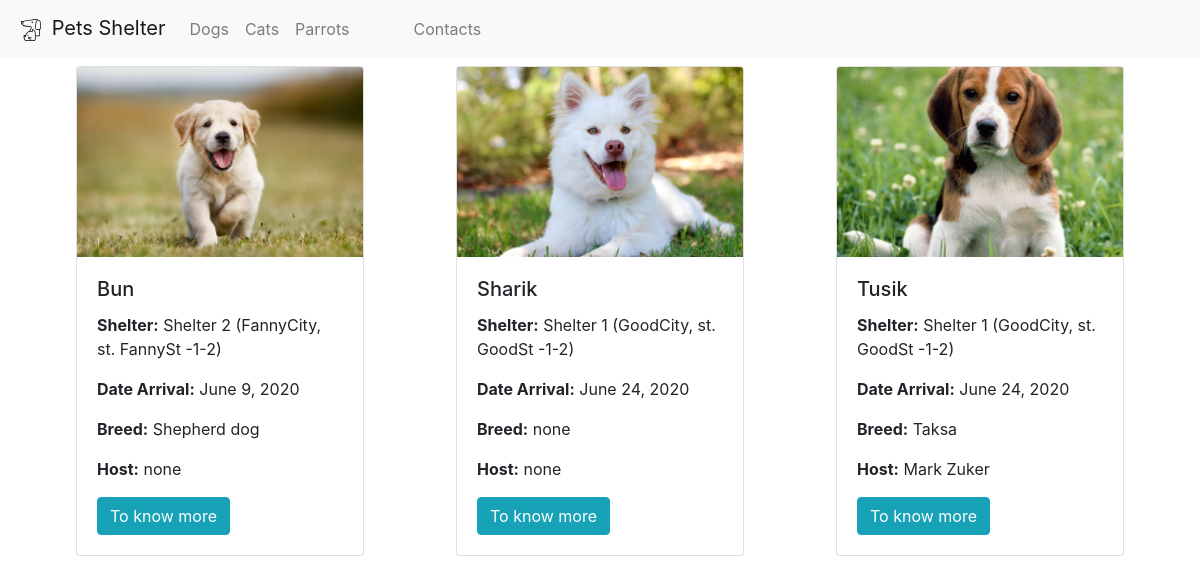
/dogs/, run on the app's committed database.
### catalog/models.py (models this page shows, shortened)
class Pets(models.Model):
    TYPES = [
        (1, 'dogs'),
        (2, 'cats'),
        (3, 'parrots'),
    ]
    name = models.TextField()
    type = models.PositiveSmallIntegerField(default=1, choices=TYPES)
    breed = models.TextField(default='')
    datearrival = models.DateField()
    host = models.TextField(default='')
    image = models.ImageField(upload_to='pet_avatars/%Y/%m/%d', blank=True)
    shelter = models.ForeignKey(Shelter, on_delete=models.CASCADE)

class Shelter(models.Model):
    title = models.TextField()
    address = models.TextField()
    def __str__(self):
        return self.title

### catalog/views.py (the view)
# urls.py: path('dogs/', dogs, name='dogs'),
def dogs(request):
    template = loader.get_template('catalog.html')
    all_pets=Pets.objects.filter(type=1)
    data = {"pets": all_pets }
    return HttpResponse(template.render(data))

### catalog/templates/catalog.html
{% extends 'base.html' %}
{% block content %}
<div class="container">
    <div class="row d-flex justify-content-around">
    {% for pet in pets %}
        <div class="card mt-2" style="width: 18rem;">
          <img class="card-img-top" src="{{ pet.image.url }}" alt="Card image cap">
          <div class="card-body">
            <h5 class="card-title">{{ pet.name }}</h5>
              <p class="card-text"><b>Shelter:</b> {{pet.shelter}} ({{pet.shelter.address}})</p>
              <p class="card-text"><b>Date Arrival:</b> {{pet.datearrival}}</p>
              <p class="card-text"><b>Breed:</b> {{pet.breed}}</p>
              <p class="card-text"><b>Host:</b> {{pet.host}}</p>
              <a href="/pet/{{pet.id}}" class="btn btn-info">To know more</a>
          </div>
        </div>
    {% endfor %}
        </div>
</div>
{% endblock %}

### data on the page
Pets: image (picture), name "Bun", shelter "Shelter 2", shelter.address "FannyCity, st. FannySt -1-2", datearrival "June 9, 2020", breed "Shepherd dog", host "none"
Pets: image (picture), name "Sharik", shelter "Shelter 1", shelter.address "GoodCity, st. GoodSt -1-2", datearrival "June 24, 2020", breed "none", host "none"
Pets: image (picture), name "Tusik", shelter "Shelter 1", shelter.address "GoodCity, st. GoodSt -1-2", datearrival "June 24, 2020", breed "Taksa", host "Mark Zuker"
